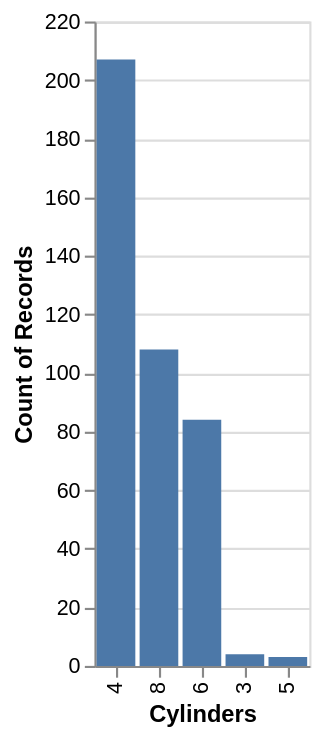

Vega-Lite specification stored for this chart:
### Vega-Lite specification from a JSON file in a GitHub repository (floating-point values rounded to 4 significant figures; data arrays with more than 128 entries replaced by an {"elided": "..."} marker saying what was removed)
{"$schema": "https://vega.github.io/schema/vega-lite/v4.json", "description": "A scatterplot showing horsepower and miles per gallons for various cars.", "data": {"values": {"elided": "406 records"}}, "mark": "bar", "encoding": {"x": {"field": "Cylinders", "sort": {"op": "count", "order": "descending"}}, "y": {"aggregate": "count"}}}
